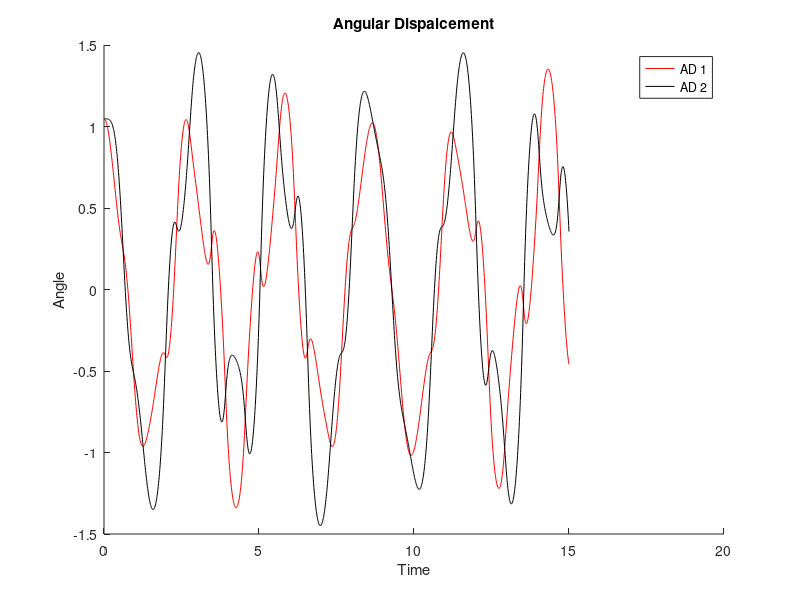
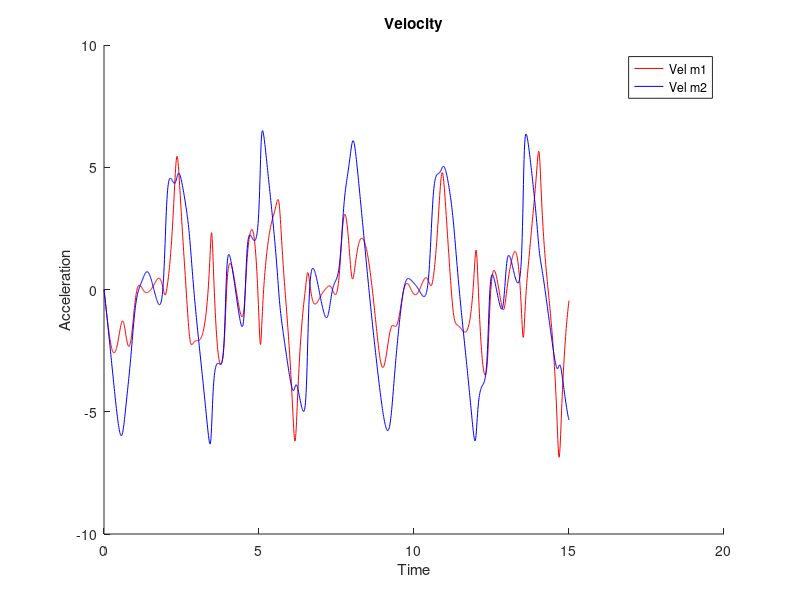
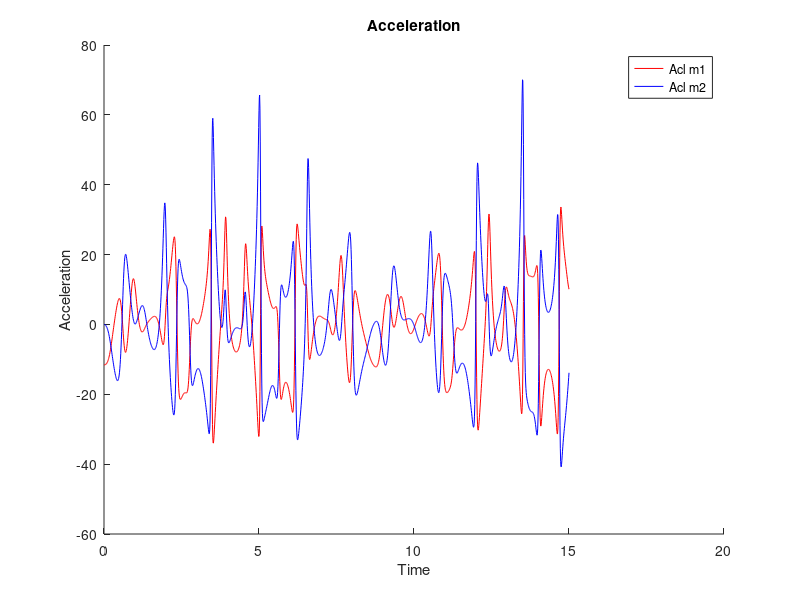
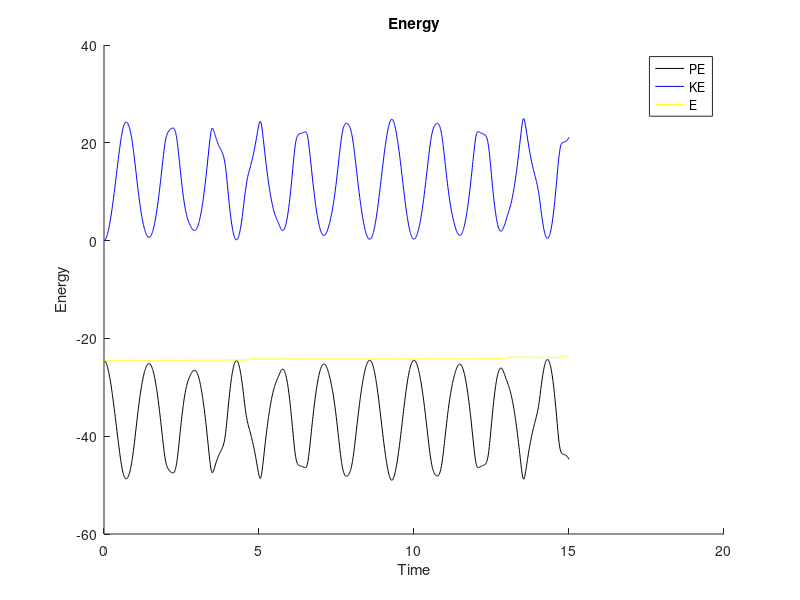

The MATLAB script that drew these images, in order:

function res = double_pendulum()
    
    % set initial conditions
    g = 9.8; % acceleration due to gravity (m/s^2)
    L1 = 1; % length of pendulum 2 (m)
    L2 = 1; % length pf pendulum 2 (m)
    m1 = 1; % mass of first tire (kg)
    m2 = 2; % mass of second tire (kg)
    theta_01 = pi/3; % initial displacement angle (radians)
    omega_01 = 0; % initial angular velocity (radians/s)
    theta_02 = pi/3;
    omega_02 = 0;
    
     % establish start conditions into column vector
    start_conditions = [theta_01; omega_01; theta_02; omega_02];
    
    % run ode45!
    [T, M] = ode45(@find_theta, [0: 0.01: 15], start_conditions);
    theta1 = M(:,1);
    omega1_new = M(:,2);
    theta2 = M(:,3);
    omega2_new = M(:,4);
    theta_dd1 = (-g .* (2 .* m1 + m2) .* sin(theta1) - m2 .* g .* sin(theta1 - 2 .* theta2) - 2 .* sin(theta1 - theta2) .* m2 .* (omega2_new.^2 .* L2 + omega1_new.^2 .* L1 .* cos(theta1 - theta2))) ./ (L1 .* (2 .* m1 + m2 - m2 .* cos(2 .* theta1 - 2 .* theta2))); % angular acceleration (radians/s^2)
    theta_dd2 = (2 .* sin(theta1 - theta2) .* (omega1_new.^2 .* L1 .* (m1 + m2) + g .* (m1 + m2) .* cos(theta1) + omega2_new.^2 .* L2 .* m2 .* cos(theta1- theta2))) ./ (L2 .* (2 .* m1 + m2 - m2 .* cos(2 .* theta1 - 2 .* theta2)));
   
    x1 = L1 .* sin(theta1);
    y1 = L1 .* -cos(theta1);
    Vx1 = L1 .* omega1_new .* cos(theta1);
    Vy1 = L1 .* omega1_new .* sin(theta1);
    Ax1 = L1 .* theta_dd1 .* cos(theta1) - L1 .* (omega1_new .^2) .* sin(theta1);
    Ay1 = L1 * theta_dd1.* sin(theta1) + L1 * (omega1_new .^2) .* cos(theta1);
    x2 = x1 + L2 .* sin(theta2);
    y2 = y1 + L2 .* -cos(theta2);
    Vx2 = L1 .* omega1_new  .* cos(theta1) + L2 .* omega2_new .* cos(theta2);
    Vy2 = L1 .* omega1_new  .* sin(theta1) + L2 .* omega2_new .* sin(theta2);
    Ax2 = L2 .* theta_dd2 .* cos(theta2) - L2 .* (omega2_new .^2) .* sin(theta2);
    Ay2 = L2 .* theta_dd2 .* sin(theta2) + L2 .* (omega2_new .^2) .* cos(theta2);
   
    T2 = -m2*(L1*theta_dd1.*sin(theta2-theta1)-L1*omega1_new.^2.*cos(theta2-theta1)-L2*omega2_new.^2-g*cos(theta2));
    T1 = m1*g*cos(theta1)+ T2.*cos(theta2-theta1) + m1*L1*omega1_new.^2;
   
    
    
    
    figure
    hold on
    plot(T, theta1, 'r')
    plot(T, theta2, 'k')
    xlabel('Time')
    ylabel('Angle')
    legend('AD 1', 'AD 2')
    title('Angular Dispalcement')
   
    figure
    hold on
    plot(T,Vx1+Vy1,'r')
    plot(T,Vx2+Vy2,'b')
    xlabel('Time')
    ylabel('Acceleration')
    legend('Vel m1', 'Vel m2')
    title('Velocity')
   
    figure
    hold on
    plot(T,Ax1+Ay1,'r')
    plot(T,Ax2+Ay2,'b')
    xlabel('Time')
    ylabel('Acceleration')
    legend('Acl m1', 'Acl m2')
    title('Acceleration')

   figure  
   hold all
   KE1 = .5*m1*(Vx1.^2+Vy1.^2);
   KE2 = .5*m2*(Vx2.^2+Vy2.^2);
   KE = KE1 + KE2;
   PE1 = m1*g.*y1;
   PE2 = m2*g.*y2;
   PE = PE1 + PE2;
   E = KE + PE;
   plot(T, PE,'k')
   plot(T, KE,'b')
   plot(T, E,'y')
    xlabel('Time')
    ylabel('Energy')
   legend('PE', 'KE', 'E')
   title('Energy')
   
    figure
    hold all
    plot(T, T1, 'r')
    plot(T, T2, 'k')
    xlabel('Time')
    ylabel('Tension')
    legend('T1', 'T2')
    title('Tension')
     
    l1 = sqrt(x1.^2 + y1.^2);
    l2 = sqrt((x1-x2).^2 + (y1-y2).^2);
    figure
    hold all
    plot(T, l1)
    plot(T, l2)
    
    function res = find_theta(t, conditions)
        
        % unpack variable thetas
        theta1 = conditions(1);
        theta_dot1 = conditions(2);
        theta2 = conditions(3);
        theta_dot2 = conditions(4);
        
        theta_double_dot1 = (-g * (2 * m1 + m2) * sin(theta1) - m2 * g * sin(theta1 - 2 * theta2) - 2 * sin(theta1 - theta2) * m2 * (theta_dot2^2 * L2 + theta_dot1^2 * L1 * cos(theta1 - theta2))) / (L1 * (2 * m1 + m2 - m2 * cos(2 * theta1 - 2 * theta2)));
        
        theta_double_dot2 = (2 * sin(theta1 - theta2) * (theta_dot1^2 * L1 * (m1 + m2) + g * (m1 + m2) * cos(theta1) + theta_dot2^2 * L2 * m2 * cos(theta1 - theta2))) / (L2 * (2 * m1 + m2 - m2 * cos(2 * theta1 - 2 * theta2)));
        
        % repack thetas into column vector
        res = [theta_dot1; theta_double_dot1; theta_dot2; theta_double_dot2];
                
    end
%  %% ANIMATION   
% 
%     for i = 1:length(T)
%         % first pendulum
%         position_x1(i) = L1 .* sin(theta1(i));
%         position_y1(i) = -L1 .* cos(theta1(i));
%         velocity_x1 = L1 .* omega1_new .* cos(theta1);
%         velocity_y1 = L1 .* omega1_new .* sin(theta1(i));
%         acceleration_x1 = L1 .* (-omega1_new.^2 .* sin(theta1) + theta_dd1 .* cos(theta1));
%         acceleration_y1 = L1 .* (omega1_new.^2 .* cos(theta1) + theta_dd1 .* sin(theta1));
%         
%         % second pendulum
%         position_x2(i) = L1 .* sin(theta1(i)) + L2 .* sin(theta2(i));
%         position_y2(i) = -L1 .* cos(theta1(i)) - L2 .* cos(theta2(i));
%         velocity_x2 = L1 .* omega1_new .* cos(theta1) + L2 .* omega2_new .* cos(theta2);
%         velocity_y2 = L1 .* omega1_new .* sin(theta1) + L2 .* omega2_new .* cos(theta2);
%         acceleration_x2 = L1 .* omega1_new .* -omega1_new .* sin(theta1) + L1 .* theta_dd1 .* cos(theta1) + L2 .* omega2_new .* -omega2_new .* sin(theta2) + L2 .* theta_dd2 .* cos(theta2);
%         acceleration_y2 = L1 .* omega1_new .* -omega1_new .* cos(theta1) + L1 .* theta_dd1 .* sin(theta1) + L2 .* omega2_new .* -omega2_new .* cos(theta2) + L2 .* theta_dd2 .* sin(theta2);
%         
%         
%     end
% 
%     for i = 1:length(T)
%         clf; % clear the old figure
%         axis([-3 3 -3 3]);
%         hold all
%         PX = [0; position_x1(i)];
%         PY = [0; position_y1(i)];
%         PX2 = [position_x1(i); position_x2(i)];
%         PY2 = [position_y1(i); position_y2(i)];
%         quiver(position_x1(i), position_y1(i), velocity_x1(i)/5, velocity_y1(i)/5, 'g');
%         quiver(position_x1(i), position_y1(i), acceleration_x1(i)/10, acceleration_y1(i)/10, 'r');
%         quiver(position_x2(i), position_y2(i), velocity_x2(i)/5, velocity_y2(i)/5, 'g');
%         quiver(position_x2(i), position_y2(i), acceleration_x2(i)/20, acceleration_y2(i)/20, 'r');
%         plot(PX, PY, 'k');
%         plot(PX2, PY2, 'k');
%         plot(position_x1(i), position_y1(i), 'm.', 'linewidth', 10, 'markersize', 20);
%         plot(position_x2(i), position_y2(i), 'm.', 'linewidth', 10, 'markersize', 20);
%         drawnow; % DO NOT FORGET THIS
%         pause(0.0001);
%     end
%     
    
end